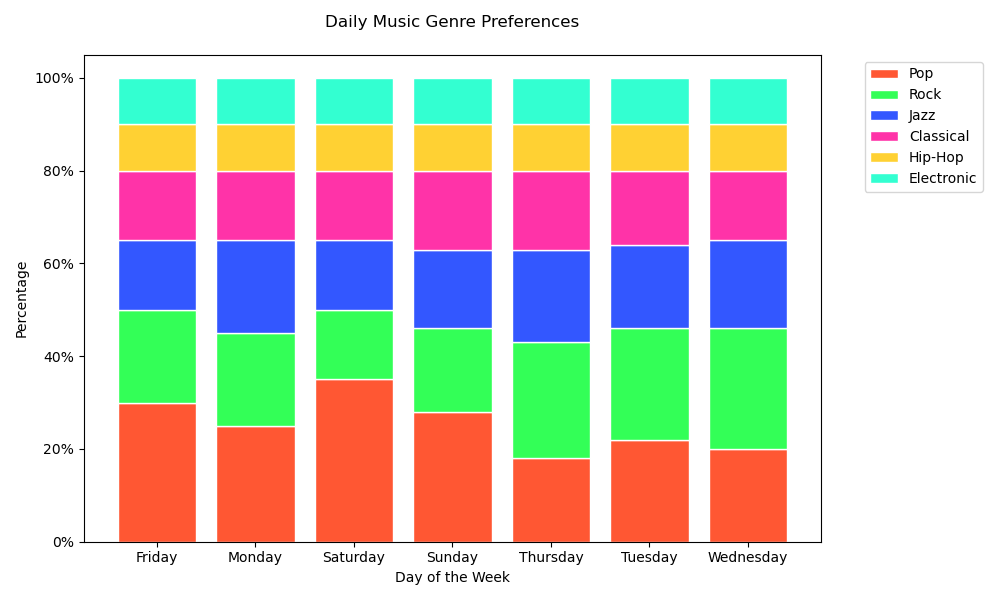

Source code (Python):

import seaborn as sns
import matplotlib.pyplot as plt
import pandas as pd

# Define the data
data = [
    {'Day': 'Monday', 'Pop': '25%', 'Rock': '20%', 'Jazz': '20%', 'Classical': '15%', 'Hip-Hop': '10%', 'Electronic': '10%'},
    {'Day': 'Tuesday', 'Pop': '22%', 'Rock': '24%', 'Jazz': '18%', 'Classical': '16%', 'Hip-Hop': '10%', 'Electronic': '10%'},
    {'Day': 'Wednesday', 'Pop': '20%', 'Rock': '26%', 'Jazz': '19%', 'Classical': '15%', 'Hip-Hop': '10%', 'Electronic': '10%'},
    {'Day': 'Thursday', 'Pop': '18%', 'Rock': '25%', 'Jazz': '20%', 'Classical': '17%', 'Hip-Hop': '10%', 'Electronic': '10%'},
    {'Day': 'Friday', 'Pop': '30%', 'Rock': '20%', 'Jazz': '15%', 'Classical': '15%', 'Hip-Hop': '10%', 'Electronic': '10%'},
    {'Day': 'Saturday', 'Pop': '35%', 'Rock': '15%', 'Jazz': '15%', 'Classical': '15%', 'Hip-Hop': '10%', 'Electronic': '10%'},
    {'Day': 'Sunday', 'Pop': '28%', 'Rock': '18%', 'Jazz': '17%', 'Classical': '17%', 'Hip-Hop': '10%', 'Electronic': '10%'}
]

# Transform data into a pandas DataFrame
df = pd.DataFrame(data)

# Convert percentage strings to numerical values
for col in df.columns:
    if col != 'Day':
        df[col] = df[col].str.rstrip('%').astype('float') / 100

# Prepare data for 100% stacked bar chart
df.set_index('Day', inplace=True)
df.sort_index(inplace=True)

# Calculate cumulative sum for stacking
cumsum_df = df.cumsum(axis=1)

# Start plotting
fig, ax = plt.subplots(figsize=(10, 6))

# Plotting each layer of the stacked bar
colors = ['#FF5733', '#33FF57', '#3357FF', '#FF33A8', '#FFD133', '#33FFD1']
width = 0.8  # Change the width of the bars
for i, col in enumerate(df.columns):
    ax.bar(df.index, df[col], bottom=cumsum_df[col] - df[col], color=colors[i], edgecolor='white', width=width)

# Customizing the plot
plt.xticks(rotation=0)
plt.yticks(ticks=[0, 0.2, 0.4, 0.6, 0.8, 1], labels=['0%', '20%', '40%', '60%', '80%', '100%'])
plt.xlabel('Day of the Week')
plt.ylabel('Percentage')
plt.title('Daily Music Genre Preferences', pad=20)
plt.legend(df.columns, bbox_to_anchor=(1.05, 1), loc='upper left')
plt.tight_layout()

# Show the plot
plt.show()
